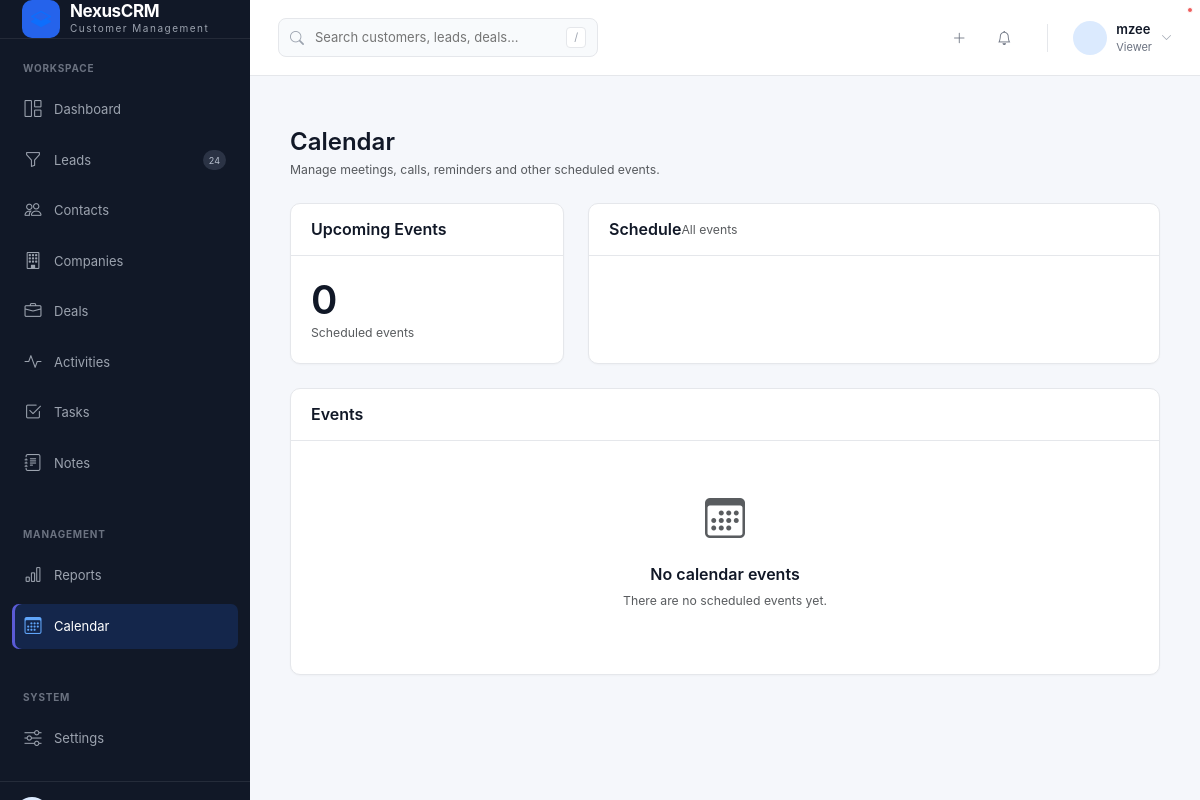
Before: /calendar/ (signed in) with the older database file.
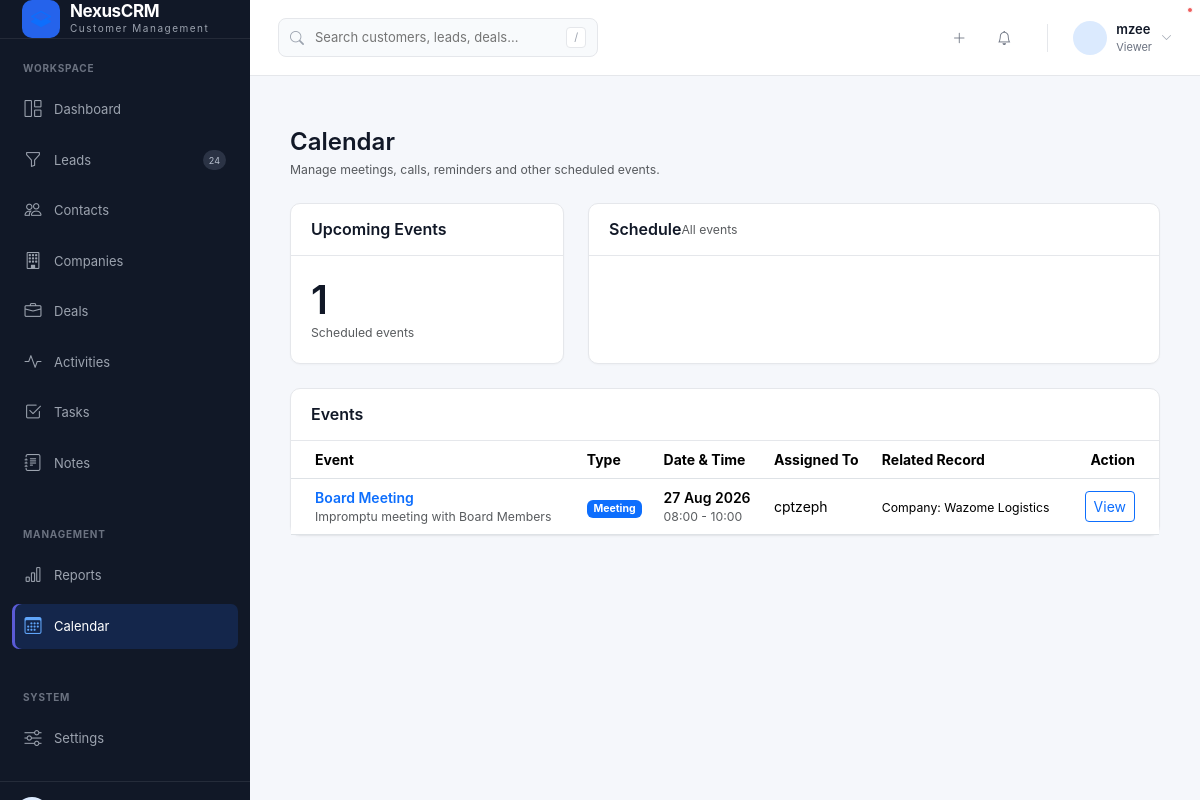
After: the same page with the newer database file.
### crmApp/models.py (models this page shows, shortened)
class CalendarEvent(models.Model):
    EVENT_TYPE_CHOICES = [
        ("meeting", "Meeting"),
        ("call", "Call"),
        ("task", "Task"),
        ("reminder", "Reminder"),
        ("other", "Other"),
    ]
    title = models.CharField(
        max_length=200
    )
    description = models.TextField(
        blank=True
    )
    event_type = models.CharField(
        max_length=20,
        choices=EVENT_TYPE_CHOICES,
        default="meeting"
    )
    start_datetime = models.DateTimeField()
    end_datetime = models.DateTimeField(
        null=True,
        blank=True
    )
    all_day = models.BooleanField(
        default=False
    )
    company = models.ForeignKey(
        Company,
        on_delete=models.SET_NULL,
        null=True,
        blank=True,
        related_name="calendar_events"
    )
    contact = models.ForeignKey(
        Contact,
        on_delete=models.SET_NULL,
        null=True,
        blank=True,
        related_name="calendar_events"
    )
    lead = models.ForeignKey(
        Lead,
        on_delete=models.SET_NULL,
        null=True,
        blank=True,
        related_name="calendar_events"
    )
    deal = models.ForeignKey(
        Deal,
        on_delete=models.SET_NULL,
        null=True,
        blank=True,
        related_name="calendar_events"
    )
    assigned_to = models.ForeignKey(
        User,
        on_delete=models.SET_NULL,
        null=True,
        blank=True,
        related_name="assigned_calendar_events"
    )
    created_by = models.ForeignKey(
        User,
        on_delete=models.SET_NULL,
        null=True,
        related_name="created_calendar_events"
    )
    created_at = models.DateTimeField(
        auto_now_add=True
    )
    updated_at = models.DateTimeField(
        auto_now=True
    )
    class Meta:
        ordering = ["start_datetime"]
        indexes = [
            models.Index(fields=["start_datetime"]),
            models.Index(fields=["event_type"]),
            models.Index(fields=["assigned_to"]),
        ]

class Company(models.Model):
    INDUSTRY_CHOICES = [
        ("technology", "Technology"),
        ("finance", "Finance"),
        ("healthcare", "Healthcare"),
        ("education", "Education"),
        ("retail", "Retail"),
        ("manufacturing", "Manufacturing"),
        ("real_estate", "Real Estate"),
        ("hospitality", "Hospitality"),
        ("other", "Other"),
    ]
    name = models.CharField(max_length=200)
    industry = models.CharField(
        max_length=50,
        choices=INDUSTRY_CHOICES,
        blank=True
    )
    website = models.URLField(blank=True)
    email = models.EmailField(blank=True)
    phone = models.CharField(max_length=50, blank=True)
    address = models.TextField(blank=True)
    city = models.CharField(max_length=100, blank=True)
    country = models.CharField(max_length=100, blank=True)
    description = models.TextField(blank=True)
    owner = models.ForeignKey(
        User,
        on_delete=models.SET_NULL,
        null=True,
        blank=True,
        related_name="owned_companies"
    )
    created_at = models.DateTimeField(auto_now_add=True)
    updated_at = models.DateTimeField(auto_now=True)
    class Meta:
        ordering = ["name"]

### crmApp/views.py (the view)
# urls.py: path("calendar/", views.calendar, name="calendar"),
@login_required
def calendar(request):
    events = CalendarEvent.objects.select_related(
        "company",
        "contact",
        "lead",
        "deal",
        "assigned_to",
        "created_by",
    )
    context = {
        "events": events,
        "can_create_event": can_manage_calendar(
            request.user
        ),
    }
    return render(
        request,
        "crmApp/calendar/list.html",
        context
    )

### crmApp/context_processors.py (called while the page is built, shortened)
def crm_permissions(request):
    user = request.user
    role = get_user_role(user)
    return {
        "crm_role": role,
        "can_create_records": can_create(user),
        "can_edit_all_records": role in {
            ROLE_ADMIN,
            ROLE_MANAGER,
            ROLE_SUPPORT,
        },
        "can_delete_records": role in {
            ROLE_ADMIN,
            ROLE_MANAGER,
        },
    }

### crmApp/models.py (called while the page is built)
    @property
    def role_display(self):
        return self.get_role_display()

### crmApp/permissions.py (called while the page is built)
def get_user_role(user):
    if not user or not user.is_authenticated:
        return None
    if user.is_superuser:
        return ROLE_ADMIN
    profile = getattr(user, "profile", None)
    if not profile:
        return ROLE_VIEWER
    return profile.role

def can_create(user):
    role = get_user_role(user)
    return role in {
        ROLE_ADMIN,
        ROLE_MANAGER,
        ROLE_SALES,
    }

def can_manage_calendar(user):
    role = get_user_role(user)
    return role in {
        ROLE_ADMIN,
        ROLE_MANAGER,
        ROLE_SALES,
    }

### templates/crmApp/calendar/list.html (shortened to what the changed rows need)
{% extends "crmApp/base.html" %}
{% block content %}
<div class="container-fluid py-4">
    <div class="row g-4 mb-4">
        <div class="col-md-4">
            <div class="crm-card h-100">
                <div class="crm-card-body">
                    <div class="display-6 fw-semibold">
                        {{ events|length }}
                    </div>
                    <div class="text-muted small">
                        Scheduled events
                    </div>
                </div>
            </div>
        </div>
    </div>
    <div class="crm-card">
        <div class="crm-card-body p-0">
            {% if events %}
                <div class="table-responsive">
                    <table class="table table-hover align-middle mb-0">
                        <thead>
                            <tr>
                                <th class="ps-4">
                                    Event
                                </th>
                                <th>
                                    Type
                                </th>
                                <th>
                                    Date & Time
                                </th>
                                <th>
                                    Assigned To
                                </th>
                                <th>
                                    Related Record
                                </th>
                                <th class="text-end pe-4">
                                    Action
                                </th>
                            </tr>
                        </thead>
                        <tbody>
                            {% for event in events %}
                                <tr>
                                    <td class="ps-4">
                                        <a
                                            href="{% url 'calendar_event_detail' event.pk %}"
                                            class="text-decoration-none fw-semibold"
                                        >
                                            {{ event.title }}
                                        </a>
                                        {% if event.description %}
                                            <div class="text-muted small text-truncate"
                                                 style="max-width: 250px;">
                                                {{ event.description }}
                                            </div>
                                        {% endif %}
                                    </td>
                                    <td>
                                        {% if event.event_type == "meeting" %}
                                            <span class="badge bg-primary">
                                                Meeting
                                            </span>
                                        {% elif event.event_type == "call" %}
                                            <span class="badge bg-info text-dark">
                                                Call
                                            </span>
                                        {% elif event.event_type == "task" %}
                                            <span class="badge bg-warning text-dark">
                                                Task
                                            </span>
                                        {% elif event.event_type == "reminder" %}
                                            <span class="badge bg-success">
                                                Reminder
                                            </span>
                                        {% else %}
                                            <span class="badge bg-secondary">
                                                Other
                                            </span>
                                        {% endif %}
                                    </td>
                                    <td>
                                        {% if event.all_day %}
                                            <div class="fw-semibold">
                                                {{ event.start_datetime|date:"d M Y" }}
                                            </div>
                                            <div class="text-muted small">
                                                All day
                                            </div>
                                        {% else %}
                                            <div class="fw-semibold">
                                                {{ event.start_datetime|date:"d M Y" }}
                                            </div>
                                            <div class="text-muted small">
                                                {{ event.start_datetime|date:"H:i" }}
                                                {% if event.end_datetime %}
                                                    -
                                                    {{ event.end_datetime|date:"H:i" }}
                                                {% endif %}
                                            </div>
                                        {% endif %}
                                    </td>
                                    <td>
                                        {% if event.assigned_to %}
                                            {% if event.assigned_to.get_full_name %}
                                                {{ event.assigned_to.get_full_name }}
                                            {% else %}
                                                {{ event.assigned_to.username }}
                                            {% endif %}
                                        {% else %}
                                            <span class="text-muted">
                                                Unassigned
                                            </span>
                                        {% endif %}
                                    </td>
                                    <td>
                                        {% if event.company %}
                                            <span class="small">
                                                Company:
                                                {{ event.company.name }}
                                            </span>
                                        {% elif event.contact %}
                                            <span class="small">
                                                Contact:
                                                {{ event.contact }}
                                            </span>
                                        {% elif event.lead %}
                                            <span class="small">
                                                Lead:
                                                {{ event.lead }}
                                            </span>
                                        {% elif event.deal %}
                                            <span class="small">
                                                Deal:
                                                {{ event.deal.name }}
                                            </span>
                                        {% else %}
                                            <span class="text-muted small">
                                                None
                                            </span>
                                        {% endif %}
                                    </td>
                                    <td class="text-end pe-4">
                                        <a
                                            href="{% url 'calendar_event_detail' event.pk %}"
                                            class="btn btn-sm btn-outline-primary"
                                        >
                                            View
                                        </a>
                                    </td>
                                </tr>
                            {% endfor %}
                        </tbody>
                    </table>
                </div>
            {% else %}
                <div class="text-center py-5">
                    <div class="mb-3">
                        <i
                            class="bi bi-calendar3 text-muted"
                            style="font-size: 2.5rem;"
                        ></i>
                    </div>
                    <h6 class="fw-semibold">
                        No calendar events
                    </h6>
                    <p class="text-muted small mb-3">
                        There are no scheduled events yet.
                    </p>
                </div>
            {% endif %}
        </div>
    </div>
</div>
{% endblock %}

Changed rows visible on the page:
added CalendarEvent: title "Board Meeting", description "Impromptu meeting with Board Members", event_type "Meeting", start_datetime "27 Aug 2026", start_datetime "08:00", end_datetime "10:00", assigned_to.username "cptzeph", company.name "Wazome Logistics"
Other visible differences:
{{ events|length }}: "0" → "1"
text no longer shown: "No calendar events There are no scheduled events yet."
text now shown: "Event Type Date & Time Assigned To Related Record Action"
